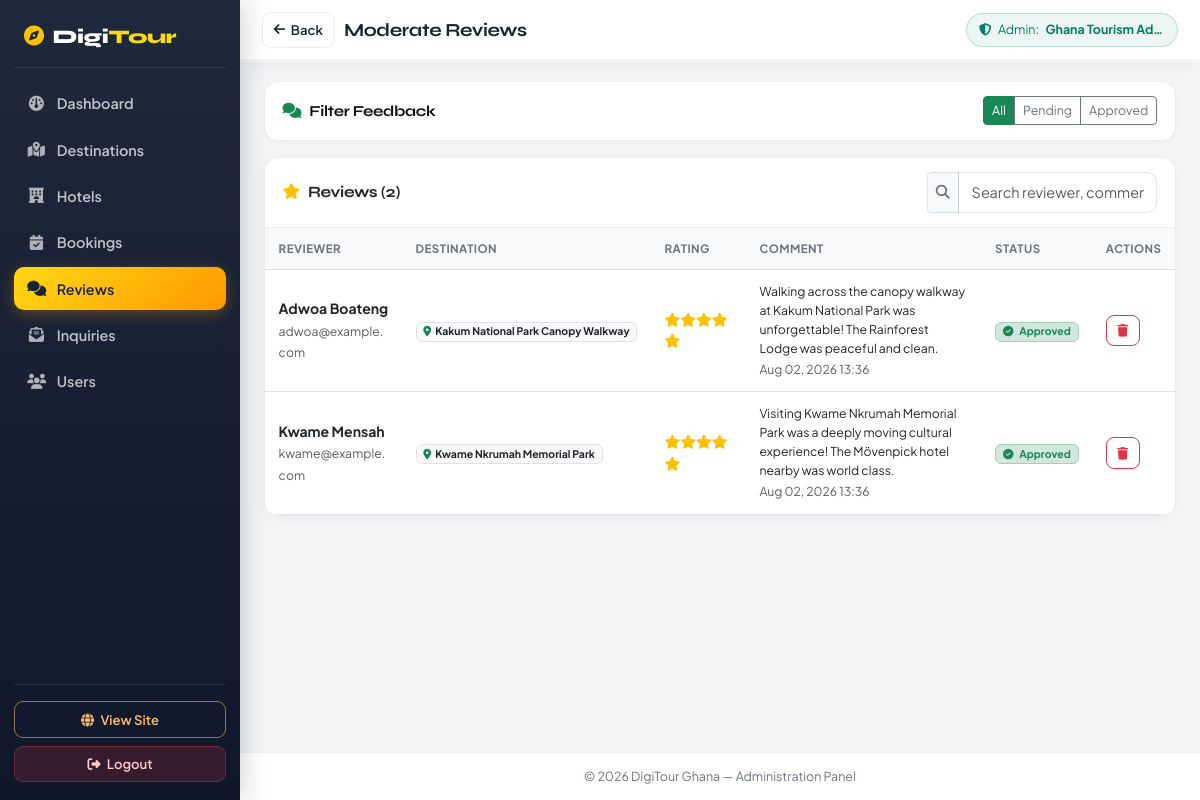
Page /admin/manage-reviews.php (signed in) on the committed database.
### tables this page shows
CREATE TABLE IF NOT EXISTS `reviews` (
  `id` INT AUTO_INCREMENT PRIMARY KEY,
  `user_id` INT NOT NULL,
  `destination_id` INT NULL,
  `hotel_id` INT NULL,
  `rating` INT NOT NULL DEFAULT 5,
  `comment` TEXT NOT NULL,
  `status` ENUM('Pending', 'Approved') NOT NULL DEFAULT 'Pending',
  `created_at` TIMESTAMP DEFAULT CURRENT_TIMESTAMP,
  FOREIGN KEY (`user_id`) REFERENCES `users`(`id`) ON DELETE CASCADE,
  FOREIGN KEY (`destination_id`) REFERENCES `destinations`(`id`) ON DELETE CASCADE,
  FOREIGN KEY (`hotel_id`) REFERENCES `hotels`(`id`) ON DELETE CASCADE
);

CREATE TABLE IF NOT EXISTS `users` (
  `id` INT AUTO_INCREMENT PRIMARY KEY,
  `full_name` VARCHAR(100) NOT NULL,
  `email` VARCHAR(100) NOT NULL UNIQUE,
  `phone` VARCHAR(30) NULL,
  `password` VARCHAR(255) NOT NULL,
  `role` ENUM('tourist', 'admin') NOT NULL DEFAULT 'tourist',
  `created_at` TIMESTAMP DEFAULT CURRENT_TIMESTAMP
);

CREATE TABLE IF NOT EXISTS `destinations` (
  `id` INT AUTO_INCREMENT PRIMARY KEY,
  `title` VARCHAR(150) NOT NULL,
  `region` VARCHAR(50) NOT NULL,
  `category` VARCHAR(50) NOT NULL,
  `description` LONGTEXT NOT NULL,
  `history` LONGTEXT NULL,
  `location_contact` VARCHAR(150) NULL,
  `image_main` VARCHAR(255) NULL,
  `image_2` VARCHAR(255) NULL,
  `image_3` VARCHAR(255) NULL,
  `is_featured` TINYINT(1) DEFAULT 0,
  `created_at` TIMESTAMP DEFAULT CURRENT_TIMESTAMP
);

### admin/manage-reviews.php (the view, shortened to what this page needs)
<?php
$admin_title = "Moderate Reviews";
require_once __DIR__ . '/includes/admin-header.php';
$filter = isset($_GET['status']) ? sanitize($_GET['status']) : 'All';
$sql = "SELECT r.*, u.full_name AS reviewer_name, u.email AS reviewer_email, d.title AS destination_name FROM reviews r JOIN users u ON r.user_id = u.id LEFT JOIN destinations d ON r.destination_id = d.id";
$sql .= " ORDER BY r.id DESC";
$reviews = $pdo->query($sql)->fetchAll();
?>
<div class="admin-toolbar">
    <h5><i class="fa-solid fa-comments text-success me-2"></i>Filter Feedback</h5>
    <div class="btn-group btn-group-sm flex-wrap">
        <a href="manage-reviews.php?status=All" class="btn btn-<?= ($filter === 'All') ? 'success' : 'outline-secondary' ?>">All</a>
        <a href="manage-reviews.php?status=Pending" class="btn btn-<?= ($filter === 'Pending') ? 'warning text-dark' : 'outline-secondary' ?>">Pending</a>
        <a href="manage-reviews.php?status=Approved" class="btn btn-<?= ($filter === 'Approved') ? 'success' : 'outline-secondary' ?>">Approved</a>
    </div>
</div>
<div class="card border-0 shadow-sm">
    <div class="card-header d-flex flex-wrap justify-content-between align-items-center gap-2">
        <h5 class="fw-bold text-dark mb-0"><i class="fa-solid fa-star text-warning me-2"></i>Reviews (<span id="reviewCount"><?= count($reviews) ?></span>)</h5>
        <div class="admin-toolbar-actions">
            <div class="input-group input-group-sm admin-search">
                <span class="input-group-text bg-light"><i class="fa-solid fa-magnifying-glass text-secondary"></i></span>
                <input type="text" id="reviewSearchInput" class="form-control" placeholder="Search reviewer, comment…" onkeyup="filterReviewsTable()">
            </div>
        </div>
    </div>
    <div class="table-responsive">
        <table class="table table-hover align-middle mb-0">
            <thead>
                <tr>
                    <th>Reviewer</th>
                    <th>Destination</th>
                    <th>Rating</th>
                    <th>Comment</th>
                    <th>Status</th>
                    <th>Actions</th>
                </tr>
            </thead>
            <tbody id="reviewTableBody">
                <?php if (empty($reviews)): ?>
                    <tr>
                        <td colspan="6" class="text-center py-4 text-muted">No reviews found for this filter.</td>
                    </tr>
                <?php else: ?>
                    <?php foreach ($reviews as $r): ?>
                        <tr>
                            <td>
                                <strong class="d-block text-dark"><?= sanitize($r['reviewer_name']) ?></strong>
                                <small class="text-muted text-break"><?= sanitize($r['reviewer_email']) ?></small>
                            </td>
                            <td>
                                <span class="badge bg-light text-dark border">
                                    <i class="fa-solid fa-location-dot text-success me-1"></i><?= sanitize($r['destination_name']) ?>
                                </span>
                            </td>
                            <td><?= render_stars($r['rating']) ?></td>
                            <td>
                                <p class="text-dark small mb-0 admin-comment"><?= sanitize($r['comment']) ?></p>
                                <small class="text-muted"><?= date('M d, Y H:i', strtotime($r['created_at'])) ?></small>
                            </td>
                            <td><?= status_badge($r['status']) ?></td>
                            <td>
                                <div class="admin-actions">
                                    <a href="manage-reviews.php?action=delete&id=<?= (int)$r['id'] ?>&status=<?= urlencode($filter) ?>" class="btn btn-sm btn-outline-danger" title="Delete" onclick="return confirm('Delete this review?');"><i class="fa-solid fa-trash"></i></a>
                                </div>
                            </td>
                        </tr>
                    <?php endforeach; ?>
                <?php endif; ?>
            </tbody>
        </table>
    </div>
</div>
<?php require_once __DIR__ . '/includes/admin-footer.php'; ?>

### admin/includes/admin-header.php (shortened to what this page needs)
<?php
require_once __DIR__ . '/../../includes/functions.php';
$admin_active_page = basename($_SERVER['PHP_SELF']);
$page_heading = isset($admin_title) ? $admin_title : 'Dashboard';
$admin_nav = [
    ['file' => 'dashboard.php', 'icon' => 'fa-gauge', 'label' => 'Dashboard'],
    ['file' => 'manage-destinations.php', 'icon' => 'fa-map-location-dot', 'label' => 'Destinations'],
    ['file' => 'manage-hotels.php', 'icon' => 'fa-hotel', 'label' => 'Hotels'],
    ['file' => 'manage-bookings.php', 'icon' => 'fa-calendar-check', 'label' => 'Bookings'],
    ['file' => 'manage-reviews.php', 'icon' => 'fa-comments', 'label' => 'Reviews'],
    ['file' => 'manage-inquiries.php', 'icon' => 'fa-envelope-open-text', 'label' => 'Inquiries'],
    ['file' => 'manage-users.php', 'icon' => 'fa-users', 'label' => 'Users'],
];
?>
<!DOCTYPE html>
<html lang="en">
<head>
    <link href="https://cdn.jsdelivr.net/npm/bootstrap@5.3.0/dist/css/bootstrap.min.css" rel="stylesheet">
    <link rel="stylesheet" href="https://cdnjs.cloudflare.com/ajax/libs/font-awesome/6.4.0/css/all.min.css">
    <link rel="stylesheet" href="../assets/css/style.css">
</head>
<body class="admin-body">
<aside class="admin-sidebar-desktop d-none d-lg-flex flex-column" aria-label="Admin navigation">
    <a href="dashboard.php" class="admin-brand">
        <i class="fa-solid fa-compass text-warning"></i>
        <span>Digi<span class="admin-brand-accent">Tour</span></span>
    </a>
    <nav class="admin-nav flex-grow-1">
        <?php foreach ($admin_nav as $item): ?>
            <a href="<?= $item['file'] ?>" class="admin-nav-link <?= ($admin_active_page === $item['file']) ? 'active' : '' ?>">
                <i class="fa-solid <?= $item['icon'] ?>"></i>
                <span><?= $item['label'] ?></span>
            </a>
        <?php endforeach; ?>
    </nav>
    <div class="admin-sidebar-foot">
        <a href="../index.php" class="btn btn-admin-outline w-100 mb-2"><i class="fa-solid fa-globe me-1"></i> View Site</a>
        <a href="../logout.php" class="btn btn-admin-danger w-100"><i class="fa-solid fa-right-from-bracket me-1"></i> Logout</a>
    </div>
</aside>
<div class="admin-shell">
    <header class="admin-top-header">
        <div class="admin-top-left">
            <button type="button" class="admin-back-btn" onclick="if(document.referrer && document.referrer.indexOf(window.location.host) !== -1){ history.back(); } else { window.location.href='dashboard.php'; }" title="Go Back">
                <i class="fa-solid fa-arrow-left"></i>
                <span class="d-none d-sm-inline">Back</span>
            </button>
            <h1 class="admin-page-title"><?= sanitize($page_heading) ?></h1>
        </div>
        <div class="admin-top-right">
            <span class="admin-user-badge">
                <i class="fa-solid fa-shield-halved"></i>
                <span class="d-none d-sm-inline">Admin:</span>
                <strong><?= sanitize($_SESSION['full_name']) ?></strong>
            </span>
        </div>
    </header>
    <main class="admin-main-content">

### includes/functions.php (shortened to what this page needs)
<?php
function sanitize($data) {
    return htmlspecialchars(trim($data), ENT_QUOTES, 'UTF-8');
}
function render_stars($rating) {
    $output = '';
    $rating = max(1, min(5, (int)$rating));
    for ($i = 1; $i <= 5; $i++) {
        if ($i <= $rating) {
            $output .= '<i class="fa fa-star text-warning"></i>';
        } else {
            $output .= '<i class="far fa-star text-muted"></i>';
        }
    }
    return $output;
}
function status_badge($status) {
    switch (strtolower($status)) {
        case 'confirmed':
        case 'approved':
        case 'resolved':
            return '<span class="badge bg-success-subtle text-success border border-success-subtle"><i class="fa fa-check-circle me-1"></i> ' . ucfirst($status) . '</span>';
    }
}
?>

### admin/includes/admin-footer.php (shortened to what this page needs)
    </main>
    <footer class="admin-footer">
        &copy; <?= date('Y') ?> DigiTour Ghana — Administration Panel
    </footer>
</div>
</body>
</html>

### rows in the picture
reviews: user.full_name "Adwoa Boateng", user.email "adwoa@example.com", destination.title "Kakum National Park Canopy Walkway", rating 5 (drawn), comment "Walking across the canopy walkway at Kakum National Park was unforgettable! The Rainforest Lodge was peaceful and clean.", created_at "Aug 02, 2026 13:36", status "Approved"
reviews: user.full_name "Kwame Mensah", user.email "kwame@example.com", destination.title "Kwame Nkrumah Memorial Park", rating 5 (drawn), comment "Visiting Kwame Nkrumah Memorial Park was a deeply moving cultural experience! The Mövenpick hotel nearby was world class.", created_at "Aug 02, 2026 13:36", status "Approved"

### other values in the picture
$item['label'] "Dashboard"
$item['label'] "Destinations"
$item['label'] "Hotels"
$item['label'] "Bookings"
$item['label'] "Reviews"
$item['label'] "Inquiries"
$item['label'] "Users"
$page_heading "Moderate Reviews"
$_SESSION['full_name'] "Ghana Tourism Ad…"
count($reviews) "2"
